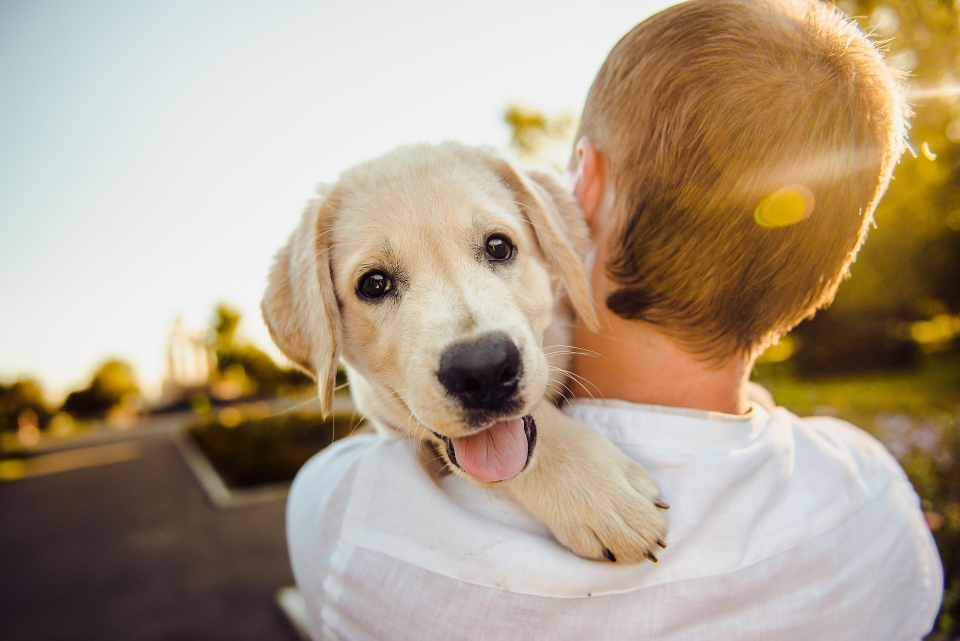
#> input picture Image/dog-1920.jpg, 1920 x 1281 px (shown at 1/2 size)
$ python 11drawLine.py
#> lines starting #> are read from the running program, lines starting #| are printed output that depends on the picture
import cv2

img = cv2.imread('Image/dog-1920.jpg')
#> img is the input picture: shape (1281, 1920, 3); mean B, G, R 137.1, 159.2, 176.3
#กำหนดขนาด
img = cv2.resize(img,(500,300)) #(x,y) x คือกว้าง y  คือ สูง
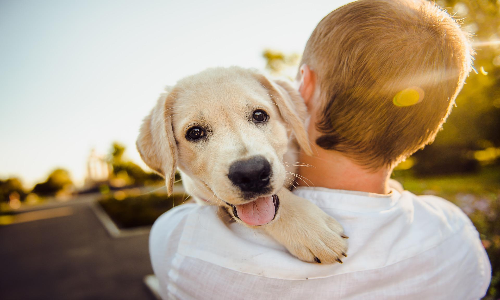
#> img: shape (300, 500, 3); mean B, G, R 137.1, 159.1, 176.3

cv2.line(img,(0,0),(500,300),(255,0,0),5 )
cv2.arrowedLine(img,(150,150),(300, 150),(0,0,255),5 )
cv2.rectangle(img,(0,0),(300, 300),(0,255,0),5 )
cv2.circle(img,(250,250),30,(0,255,0),5 ) #รูปภาพ, ตำแหน่งจุดศูนย์กลาง (x,y) , รัศมี, สี , ความหนา (หากใส่ - 1 จะได้วงกลมสีทึบ)

# putText(ภาพ,ข้อความ,พิกัดที่จะแสดงข้อความ (x,y),font,ขนาดข้อความ,สี,ความหนา)
cv2.putText(img,"ARIT",(100,100),cv2.FONT_HERSHEY_SIMPLEX,1.8,(0,0,255),2)
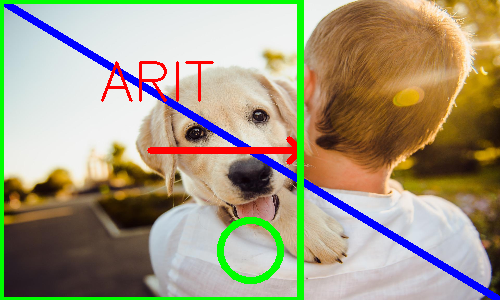
#> img: shape (300, 500, 3); mean B, G, R 128.9, 154.9, 163.6


cv2.imshow('Output',img)
cv2.waitKey(0)
cv2.destroyAllWindows() #คืนทรัพยากรเครื่อง

$ run again, with Image/face-detection02.jpg copied over Image/dog-1920.jpg
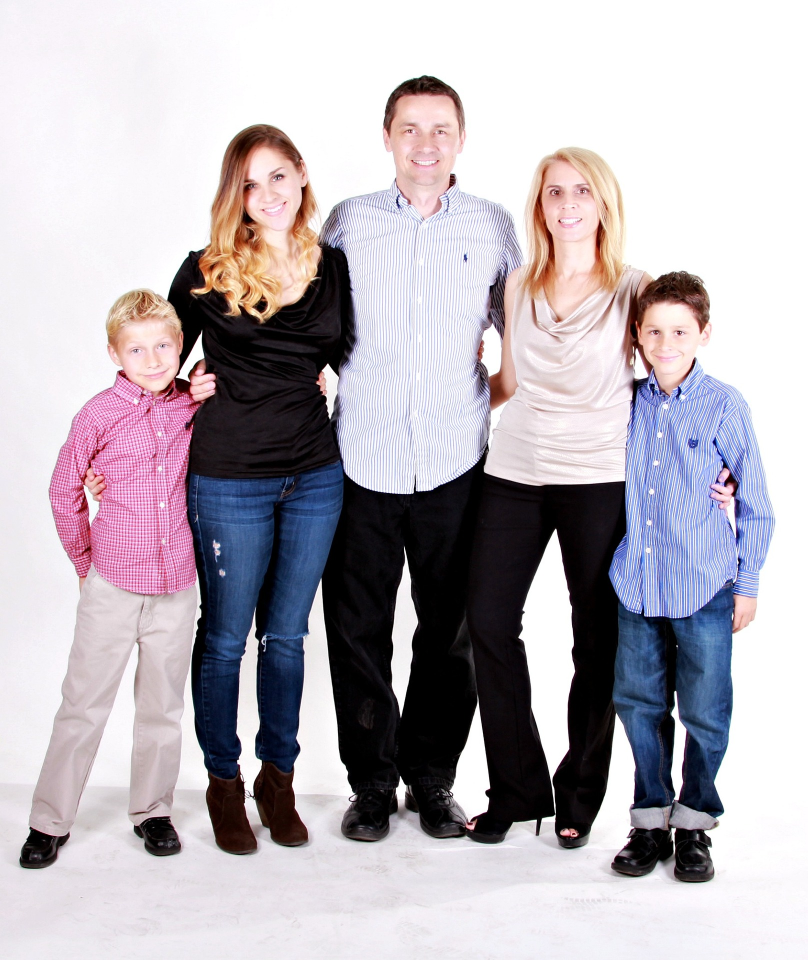
#> input picture Image/face-detection02.jpg, 1615 x 1920 px (shown at 1/2 size)
#> img is the input picture: shape (1920, 1615, 3); mean B, G, R 184.5, 177.3, 183.7
#> `img = cv2.resize(img,(500,300))`:
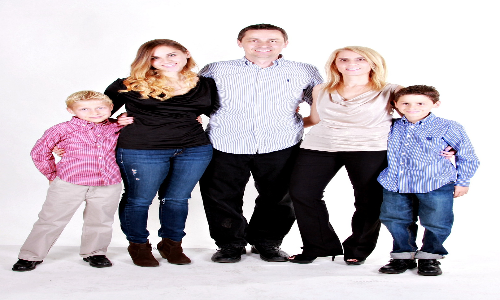
#> img: shape (300, 500, 3); mean B, G, R 184.4, 177.2, 183.7
#> `cv2.putText(img,"ARIT",(100,100),cv2.FONT_HERSHEY_SIMPLEX,1.8,(0,0,255..`:
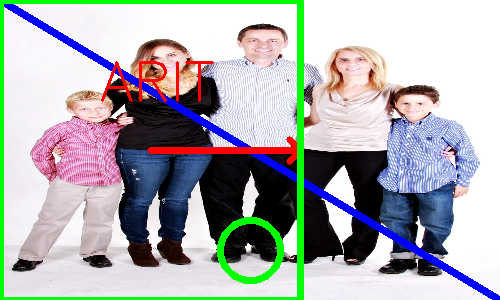
#> img: shape (300, 500, 3); mean B, G, R 176.7, 174.4, 172.8
